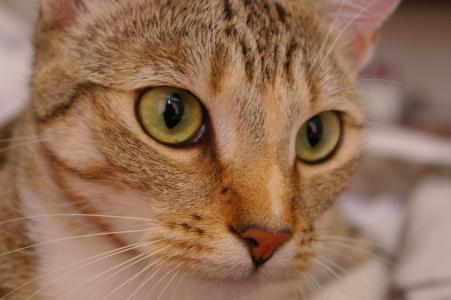
#> input picture learning_ml&dl/TheMostImportance/B_数据预处理/图像处理_skimage/A_图像基础处理/Example_Image/image1.jpg, 451 x 300 px
$ python 'C_图像截取_缩放_旋转.py'
#> lines starting #> are read from the running program, lines starting #| are printed output that depends on the picture

'''******** 图片的加载 ---- 获得一个RGB三通道的矩阵数据 ********'''
import matplotlib.pyplot as plt
import skimage.io as io
import numpy as np
image1 = io.imread("./Example_Image/image1.jpg")
#> image1 is the input picture: shape (300, 451, 3); mean R, G, B 147.7, 111.4, 86.9
image1_heigh = image1.shape[0] # 图片y轴长度为300
#> image1_heigh = 300
image1_width = image1.shape[1]  # 图片x轴长度为451
#> image1_width = 451

'''******** 图片的截取 ********'''
# 在image1上截取一个y轴长为50，x轴长为100的图片
image1_s1 = image1[50:100,100:200,:]
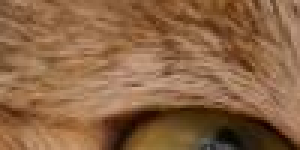
#> image1_s1: shape (50, 100, 3) (shown 3 times larger); mean R, G, B 140, 101, 68.6
plt.imshow(image1_s1) ; plt.show()

'''******** 图片的缩放 ---- 通过skimage内置函数 transform.resize 实现 ********'''
from skimage import transform
# 将图片压缩成100x100大小
img_r=transform.resize(image1,output_shape=[100,100])
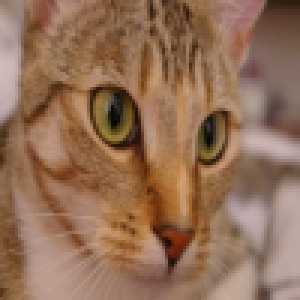
#> img_r: shape (100, 100, 3) float64 (shown 3 times larger); mean R, G, B 0.579, 0.437, 0.341
plt.imshow(img_r);plt.show()
# 将图片放大成500x500大小
img_r=transform.resize(image1,output_shape=[500,500])
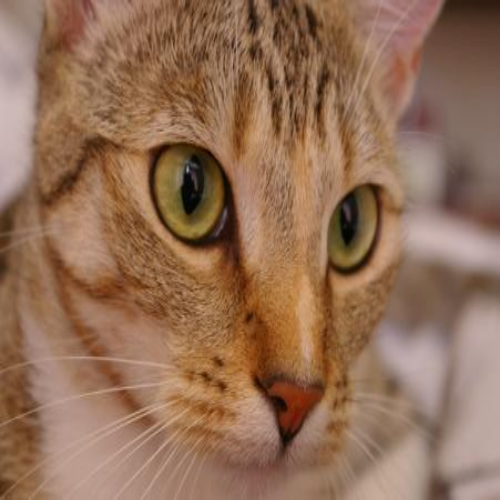
#> img_r: shape (500, 500, 3) float64; mean R, G, B 0.579, 0.437, 0.341
plt.imshow(img_r);plt.show()

'''******** 图片的旋转 ---- 通过skimage内置函数 transform.rotate 实现绘制对数据相对较大的图像进行压缩 ********'''
# 将图片逆时针选择45度，并且使图片适应画布
img_r=transform.rotate(image1,45,resize=True)
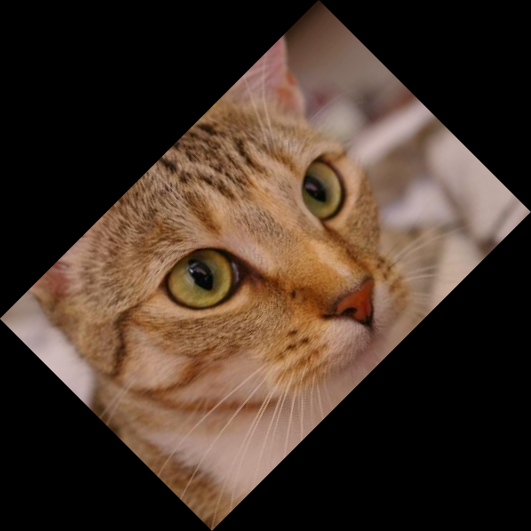
#> img_r: shape (531, 531, 3) float64; mean R, G, B 0.278, 0.21, 0.164
plt.imshow(img_r);plt.show()
